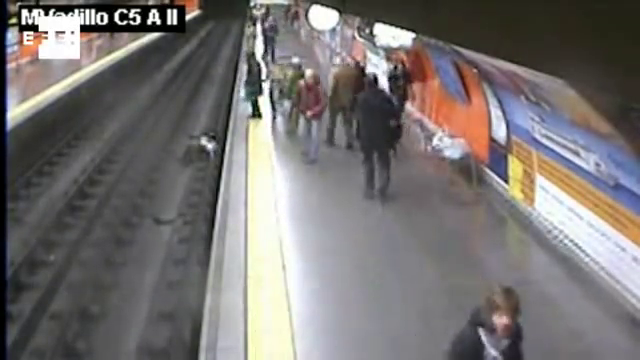
#> input picture frame 202 of test_video/Rescatada justo antes de ser arrollada por el metro de Madrid (1).mp4, 640 x 360 px, given in place of 01.mp4, which was not available
$ python bg_subtractor_test.py
#> lines starting #> are read from the running program, lines starting #| are printed output that depends on the picture; after the words box and inside, x2 and y2 are one past the last pixel; in counts of white or black regions, pixels touching at a corner belong together; long printed decimals are rounded; pictures that were not available may be replaced by others from this repository, and a replacement may not be noted
#!/usr/bin/env python3
# -*- coding: utf-8 -*-
# ----------------------------------------------------------------------------
# Created By  : Domingo Martínez Núñez
# Created Date: abril 2022
# version ='1.0'
# https://github.com/Domy5/Rail_Surveillance/
# ---------------------------------------------------------------------------
""" Detention of people and/or objects on the railway platform in real time """
# ---------------------------------------------------------------------------

import cv2
import numpy as np
import time
import csv

from os import remove
from os import path

fileCSV = 'bg_subtractor_test/test_BS.csv'

if path.exists(fileCSV):
    remove(fileCSV)

with open(fileCSV, "a+", newline ='') as csvfile:

    wr = csv.writer(csvfile, dialect='excel', delimiter=';')
    wr.writerow(['frameCount', 'mogCount', 'mog2MCount', 'gmgCount', 'knnCount', 'cntCount' ,'frameCount', 'MOGtime', 'MOG2time', 'GMGtime', 'KNNtime', 'CNTtime'])


# Video Capture
capture = cv2.VideoCapture("./video_test/01.mp4")

# [8 lines of commented-out code are left out]
mogSubtractor = cv2.bgsegm.createBackgroundSubtractorMOG()
mog2Subtractor = cv2.createBackgroundSubtractorMOG2()
gmgSubtractor = cv2.bgsegm.createBackgroundSubtractorGMG()
knnSubtractor = cv2.createBackgroundSubtractorKNN()
cntSubtractor = cv2.bgsegm.createBackgroundSubtractorCNT()

# Keeps track of what frame we're on
frameCount = 0

# Determine how many pixels do you want to detect to be considered "movement"
movementCount = 1000
movementText = "Movement"
textColor = (255, 255, 255)


while(1):
    # Return Value and the current frame
    ret, frame = capture.read()
#> frame is the input picture: shape (360, 640, 3); mean B, G, R 114.5, 115.5, 119.5

    #  Check if a current frame actually exist
    if not ret:
        break

    frameCount += 1

    kernel = cv2.getStructuringElement(cv2.MORPH_ELLIPSE, (3, 3)) # Sería mejor aplicar apertura morfológica al resultado para eliminar los ruidos. // https://docs.opencv.org/4.x/d8/d38/tutorial_bgsegm_bg_subtraction.html

    # Get the foreground masks using all of the subtractors

    inicio = time.time()

    mogMask = mogSubtractor.apply(frame)
#> mogMask: shape (360, 640); every value is 0

    fin = time.time()
    MOGtime = fin-inicio

    inicio = time.time()

    mog2Mmask = mog2Subtractor.apply(frame)
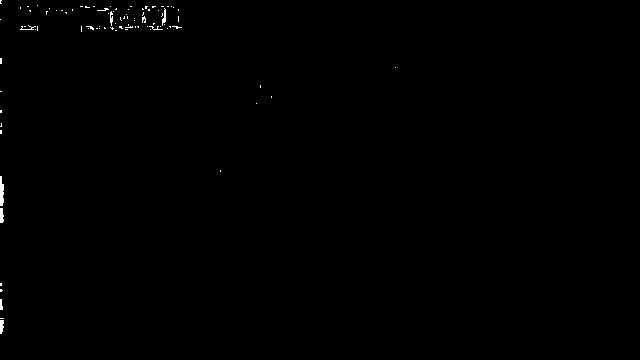
#> mog2Mmask: shape (360, 640); values 127 (black) and 255 (white), 0.28% white; 90 white regions (82 under 20 px), largest, box (x1, y1, x2, y2) and area: (0, 176, 4, 206) 97, (0, 208, 4, 223) 50, (0, 320, 4, 334) 46
    mog2Mmask = cv2.morphologyEx(mog2Mmask, cv2.MORPH_OPEN, kernel)
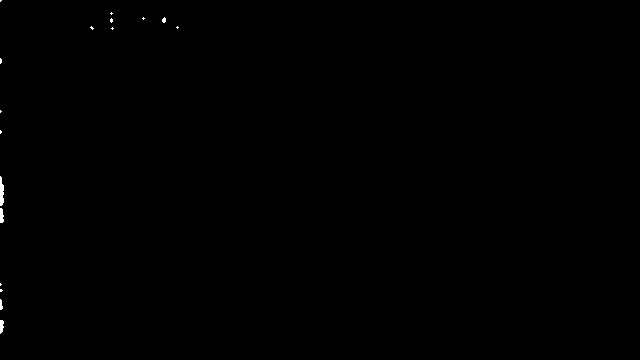
#> mog2Mmask: shape (360, 640); values 127 (black) and 255 (white), 0.13% white; 17 white regions (13 under 20 px), largest, box (x1, y1, x2, y2) and area: (0, 176, 4, 206) 94, (0, 208, 4, 223) 49, (0, 320, 4, 334) 44, (0, 299, 3, 310) 24

    fin = time.time()
    MOG2time = fin-inicio

    inicio = time.time()

    gmgMask = gmgSubtractor.apply(frame)
    gmgMask = cv2.morphologyEx(gmgMask, cv2.MORPH_OPEN, kernel)

    fin = time.time()
    GMGtime = fin-inicio

    inicio = time.time()

    knnMask = knnSubtractor.apply(frame)
#> knnMask: shape (360, 640); every value is 255

    fin = time.time()
    KNNtime = fin-inicio

    inicio = time.time()

    cntMask = cntSubtractor.apply(frame)

    fin = time.time()
    CNTtime = fin-inicio


    # Count all the non zero pixels within the masks
    mogCount = np.count_nonzero(mogMask)
#> mogCount = 0
    mog2MCount = np.count_nonzero(mog2Mmask)
#> mog2MCount = 230400
    gmgCount = np.count_nonzero(gmgMask)
#> gmgCount = 0
    knnCount = np.count_nonzero(knnMask)
#> knnCount = 230400
    cntCount = np.count_nonzero(cntMask)
#> cntCount = 230400

    print('mog Frame: {}, Pixel Count: {}, Time {}'.format(frameCount, mogCount, MOGtime))
#| mog Frame: 1, Pixel Count: 0, Time 0.02615
    print('mog2M Frame: {}, Pixel Count: {}, Time {}'.format(frameCount, mog2MCount, MOG2time))
#| mog2M Frame: 1, Pixel Count: 230400, Time 0.03105
    print('gmg Frame: {}, Pixel Count: {}, Time {}'.format(frameCount, gmgCount, GMGtime))
#| gmg Frame: 1, Pixel Count: 0, Time 0.05766
    print('knn Frame: {}, Pixel Count: {}, Time {}'.format(frameCount, knnCount, KNNtime))
#| knn Frame: 1, Pixel Count: 230400, Time 0.03536
    print('cnt Frame: {}, Pixel Count: {}, Time {}'.format(frameCount, cntCount, CNTtime))
#| cnt Frame: 1, Pixel Count: 230400, Time 0.004698

    # [5 lines of commented-out code are left out]

    str_MOGtime = str(MOGtime).replace(".",",")
    str_MOG2time = str(MOG2time).replace(".",",")
    str_GMGtime = str(GMGtime).replace(".",",")
    str_KNNtime = str(KNNtime).replace(".",",")
    str_CNTtime = str(CNTtime).replace(".",",")

    CSV = [frameCount, mogCount, mog2MCount, gmgCount, knnCount, cntCount ,frameCount, str_MOGtime, str_MOG2time, str_GMGtime, str_KNNtime, str_CNTtime]
#> CSV = [1, 0, 230400, 0, 230400, 230400, 1, '0,026149511337280273', '0,03105330467224121', '0,05766439437866211', '0,035358428955078125', '0,004697561264038086']

    with open(fileCSV, "a+", newline ='') as csvfile:

        wr = csv.writer(csvfile, dialect='excel', delimiter=';')
        wr.writerow(CSV)
        # [5 lines of commented-out code are left out]

    titleTextPosition = (5, 40)
    titleTextSize = .7
    cv2.putText(mogMask, 'MOG, Frame: {}'.format(frameCount), titleTextPosition,
                cv2.FONT_HERSHEY_SIMPLEX, titleTextSize, textColor, 2, cv2.LINE_AA)
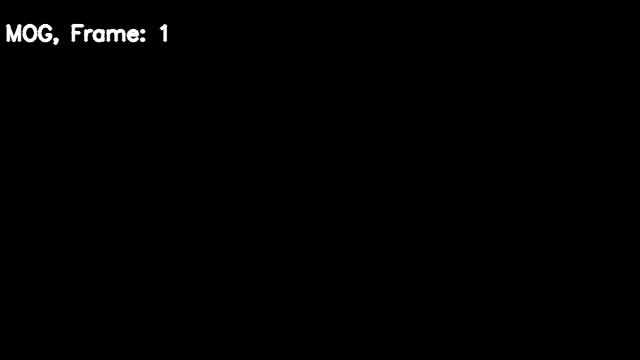
#> mogMask: shape (360, 640); min 0, max 255, mean 1.3
    cv2.putText(mog2Mmask, 'MOG2, Frame: {}'.format(frameCount), titleTextPosition,
                cv2.FONT_HERSHEY_SIMPLEX, titleTextSize, textColor, 2, cv2.LINE_AA)
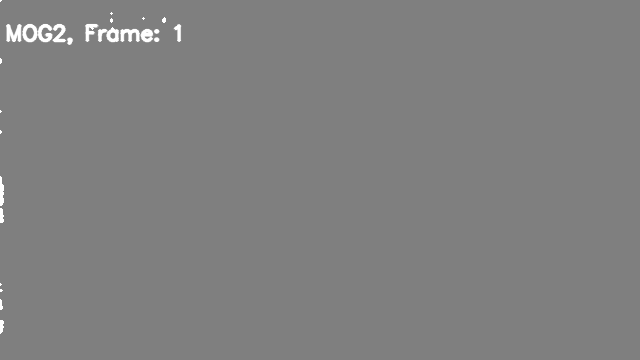
#> mog2Mmask: shape (360, 640); 0.82% of pixels changed, all inside (x1, y1, x2, y2) = (5, 23, 182, 45)
    cv2.putText(gmgMask, 'GMG, Frame: {}'.format(frameCount), titleTextPosition,
                cv2.FONT_HERSHEY_SIMPLEX, titleTextSize, textColor, 2, cv2.LINE_AA)
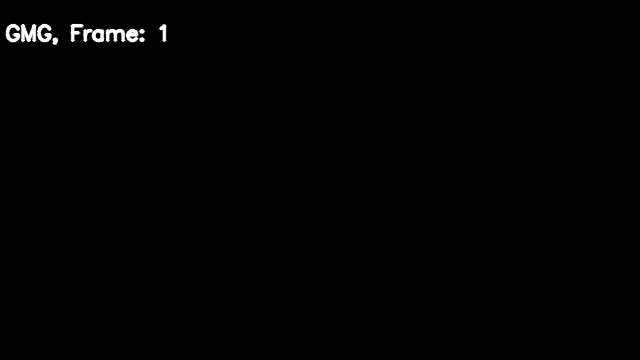
#> gmgMask: shape (360, 640); min 0, max 255, mean 1.3
    cv2.putText(knnMask, 'KNN, Frame: {}'.format(frameCount), titleTextPosition,
                cv2.FONT_HERSHEY_SIMPLEX, titleTextSize, textColor, 2, cv2.LINE_AA)
    cv2.putText(cntMask, 'CNT, Frame: {}'.format(frameCount), titleTextPosition,
                cv2.FONT_HERSHEY_SIMPLEX, titleTextSize, textColor, 2, cv2.LINE_AA)

    stealingTextPosition = (0, 80)
    if (frameCount > 1):
        if (mogCount > movementCount):
            print('movementT MOG')
            cv2.putText(mogMask, 'Movement', stealingTextPosition,
                        cv2.FONT_HERSHEY_SIMPLEX, titleTextSize, textColor, 2, cv2.LINE_AA)
        if (mog2MCount > movementCount):
            print('movement MOG2')
            cv2.putText(mog2Mmask, 'Movement', stealingTextPosition,
                        cv2.FONT_HERSHEY_SIMPLEX, titleTextSize, textColor, 2, cv2.LINE_AA)
        if (gmgCount > movementCount):
            print('movement GMG')
            cv2.putText(gmgMask, 'Movement', stealingTextPosition,
                        cv2.FONT_HERSHEY_SIMPLEX, titleTextSize, textColor, 2, cv2.LINE_AA)
        if (knnCount > movementCount):
            print('movement KNN')
            cv2.putText(knnMask, 'Movement', stealingTextPosition,
                        cv2.FONT_HERSHEY_SIMPLEX, titleTextSize, textColor, 2, cv2.LINE_AA)
        if (cntCount > movementCount):
            print('movement CNT')
            cv2.putText(cntMask, 'Movement', stealingTextPosition,
                        cv2.FONT_HERSHEY_SIMPLEX, titleTextSize, textColor, 2, cv2.LINE_AA)

    cv2.imshow('Original', frame)
    cv2.imshow('MOG', mogMask)
    cv2.imshow('MOG2', mog2Mmask)
    cv2.imshow('GMG', gmgMask)
    cv2.imshow('KNN', knnMask)
    cv2.imshow('CNT', cntMask)

    cv2.moveWindow('Original', 0, 0)
    cv2.moveWindow('MOG', 640, 0)
    cv2.moveWindow('KNN', 1280, 0)
    cv2.moveWindow('GMG', 0, 500)
    cv2.moveWindow('MOG2', 640, 500)
    cv2.moveWindow('CNT', 1280, 500)

    k = cv2.waitKey(1) & 0xff
#> (key Esc is pressed here)
    if k == 27:
            break

    # Cerrar ventana desde X
    elif cv2.getWindowProperty('Original', cv2.WND_PROP_AUTOSIZE) < 1:
        break
    # parar si frame = x
   # if frameCount == 750:
   #     cv2.waitKey(-1)

capture.release()
cv2.destroyAllWindows()
